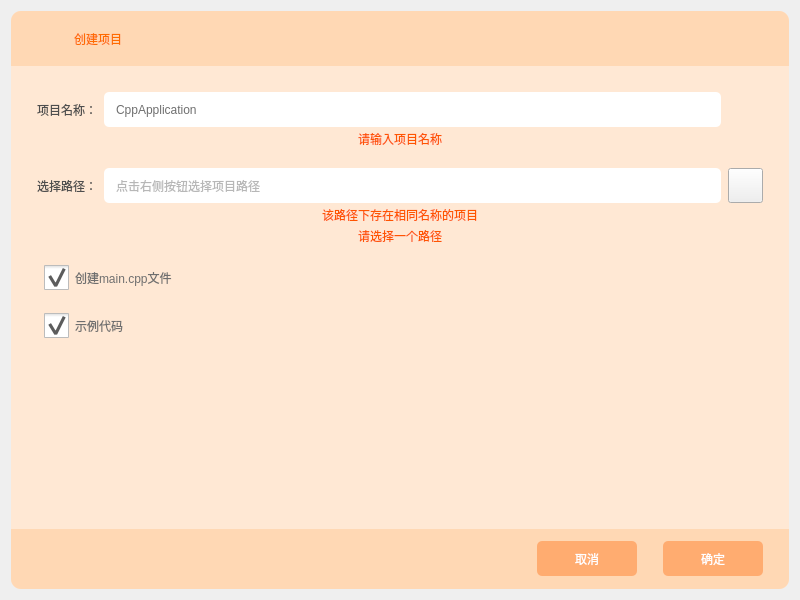
<?xml version="1.0" encoding="UTF-8"?>
<ui version="4.0">
 <class>CreateProjectWidget</class>
 <widget class="QWidget" name="CreateProjectWidget">
  <property name="geometry">
   <rect>
    <x>0</x>
    <y>0</y>
    <width>800</width>
    <height>600</height>
   </rect>
  </property>
  <property name="windowTitle">
   <string>Form</string>
  </property>
  <layout class="QVBoxLayout" name="verticalLayout_3">
   <item>
    <widget class="QWidget" name="widget" native="true">
     <property name="styleSheet">
      <string notr="true">#widget{
	background-color: rgb(255, 232, 212);
	border-radius: 10px;
}</string>
     </property>
     <layout class="QVBoxLayout" name="verticalLayout">
      <property name="spacing">
       <number>0</number>
      </property>
      <property name="leftMargin">
       <number>0</number>
      </property>
      <property name="topMargin">
       <number>0</number>
      </property>
      <property name="rightMargin">
       <number>0</number>
      </property>
      <property name="bottomMargin">
       <number>0</number>
      </property>
      <item>
       <widget class="QWidget" name="TopBar" native="true">
        <property name="minimumSize">
         <size>
          <width>0</width>
          <height>55</height>
         </size>
        </property>
        <property name="maximumSize">
         <size>
          <width>16777215</width>
          <height>55</height>
         </size>
        </property>
        <property name="styleSheet">
         <string notr="true">QWidget{
	background-color: rgb(255, 216, 180);
	border-top-left-radius: 10px;
	border-top-right-radius: 10px;
}

QPushButton{
	border: none;
	outline: none;
}</string>
        </property>
        <layout class="QHBoxLayout" name="horizontalLayout_5">
         <property name="spacing">
          <number>7</number>
         </property>
         <property name="leftMargin">
          <number>26</number>
         </property>
         <property name="topMargin">
          <number>0</number>
         </property>
         <property name="rightMargin">
          <number>0</number>
         </property>
         <property name="bottomMargin">
          <number>0</number>
         </property>
         <item>
          <widget class="QWidget" name="widget_4" native="true">
           <property name="minimumSize">
            <size>
             <width>30</width>
             <height>30</height>
            </size>
           </property>
           <property name="maximumSize">
            <size>
             <width>30</width>
             <height>30</height>
            </size>
           </property>
           <property name="styleSheet">
            <string notr="true">border-image: url(:/images/NewProject/new_project-small.svg);</string>
           </property>
          </widget>
         </item>
         <item>
          <widget class="QLabel" name="label">
           <property name="styleSheet">
            <string notr="true">color: rgb(255, 107, 0);</string>
           </property>
           <property name="text">
            <string>创建项目</string>
           </property>
          </widget>
         </item>
         <item>
          <spacer name="horizontalSpacer_4">
           <property name="orientation">
            <enum>Qt::Horizontal</enum>
           </property>
           <property name="sizeHint" stdset="0">
            <size>
             <width>917</width>
             <height>20</height>
            </size>
           </property>
          </spacer>
         </item>
         <item>
          <widget class="QPushButton" name="Close">
           <property name="minimumSize">
            <size>
             <width>0</width>
             <height>35</height>
            </size>
           </property>
           <property name="maximumSize">
            <size>
             <width>16777215</width>
             <height>35</height>
            </size>
           </property>
           <property name="cursor">
            <cursorShape>PointingHandCursor</cursorShape>
           </property>
           <property name="styleSheet">
            <string notr="true">QPushButton{
	image: url(:/images/topbar_close.svg);
	padding-right: 20px;
}

QPushButton:hover{
	image: url(:/images/topbar_close-white.svg);
}</string>
           </property>
           <property name="text">
            <string/>
           </property>
          </widget>
         </item>
        </layout>
       </widget>
      </item>
      <item>
       <widget class="QWidget" name="widget_3" native="true">
        <property name="styleSheet">
         <string notr="true">QWidget{
	color: rgb(111, 111, 111);
}</string>
        </property>
        <layout class="QVBoxLayout" name="verticalLayout_2" stretch="0,0,0,0,0,0,0,0,0,0,0">
         <property name="spacing">
          <number>3</number>
         </property>
         <property name="leftMargin">
          <number>26</number>
         </property>
         <property name="topMargin">
          <number>26</number>
         </property>
         <property name="rightMargin">
          <number>26</number>
         </property>
         <property name="bottomMargin">
          <number>0</number>
         </property>
         <item>
          <layout class="QHBoxLayout" name="horizontalLayout_3">
           <property name="spacing">
            <number>7</number>
           </property>
           <item>
            <widget class="QLabel" name="label_3">
             <property name="styleSheet">
              <string notr="true">color: rgb(78, 78, 78);</string>
             </property>
             <property name="text">
              <string>项目名称：</string>
             </property>
            </widget>
           </item>
           <item>
            <widget class="QLineEdit" name="lineEdit_2">
             <property name="minimumSize">
              <size>
               <width>0</width>
               <height>35</height>
              </size>
             </property>
             <property name="maximumSize">
              <size>
               <width>16777215</width>
               <height>35</height>
              </size>
             </property>
             <property name="styleSheet">
              <string notr="true">background-color: rgb(255, 255, 255);
border-radius: 5px;
padding-left: 10px;</string>
             </property>
             <property name="text">
              <string>CppApplication</string>
             </property>
             <property name="placeholderText">
              <string>输入项目名称</string>
             </property>
            </widget>
           </item>
           <item>
            <widget class="QPushButton" name="pushButton_2">
             <property name="minimumSize">
              <size>
               <width>35</width>
               <height>35</height>
              </size>
             </property>
             <property name="maximumSize">
              <size>
               <width>35</width>
               <height>35</height>
              </size>
             </property>
             <property name="styleSheet">
              <string notr="true">border: none;
background-color: transparent;</string>
             </property>
             <property name="text">
              <string/>
             </property>
            </widget>
           </item>
          </layout>
         </item>
         <item>
          <widget class="QLabel" name="label_4">
           <property name="styleSheet">
            <string notr="true">color: rgb(255, 85, 0);</string>
           </property>
           <property name="text">
            <string>请输入项目名称</string>
           </property>
           <property name="alignment">
            <set>Qt::AlignCenter</set>
           </property>
          </widget>
         </item>
         <item>
          <spacer name="verticalSpacer_2">
           <property name="orientation">
            <enum>Qt::Vertical</enum>
           </property>
           <property name="sizeType">
            <enum>QSizePolicy::Fixed</enum>
           </property>
           <property name="sizeHint" stdset="0">
            <size>
             <width>20</width>
             <height>17</height>
            </size>
           </property>
          </spacer>
         </item>
         <item>
          <layout class="QHBoxLayout" name="horizontalLayout_2">
           <property name="spacing">
            <number>7</number>
           </property>
           <item>
            <widget class="QLabel" name="label_2">
             <property name="styleSheet">
              <string notr="true">color: rgb(78, 78, 78);</string>
             </property>
             <property name="text">
              <string>选择路径：</string>
             </property>
            </widget>
           </item>
           <item>
            <widget class="QLineEdit" name="lineEdit">
             <property name="minimumSize">
              <size>
               <width>0</width>
               <height>35</height>
              </size>
             </property>
             <property name="maximumSize">
              <size>
               <width>16777215</width>
               <height>35</height>
              </size>
             </property>
             <property name="styleSheet">
              <string notr="true">background-color: rgb(255, 255, 255);
border-radius: 5px;
padding-left: 10px;</string>
             </property>
             <property name="readOnly">
              <bool>true</bool>
             </property>
             <property name="placeholderText">
              <string>点击右侧按钮选择项目路径</string>
             </property>
            </widget>
           </item>
           <item>
            <widget class="QPushButton" name="pushButton">
             <property name="minimumSize">
              <size>
               <width>35</width>
               <height>35</height>
              </size>
             </property>
             <property name="maximumSize">
              <size>
               <width>35</width>
               <height>35</height>
              </size>
             </property>
             <property name="cursor">
              <cursorShape>PointingHandCursor</cursorShape>
             </property>
             <property name="styleSheet">
              <string notr="true">border-image: url(:/images/NewProject/select_path.svg);</string>
             </property>
             <property name="text">
              <string/>
             </property>
            </widget>
           </item>
          </layout>
         </item>
         <item>
          <widget class="QLabel" name="label_5">
           <property name="styleSheet">
            <string notr="true">color: rgb(255, 85, 0);</string>
           </property>
           <property name="text">
            <string>该路径下存在相同名称的项目</string>
           </property>
           <property name="alignment">
            <set>Qt::AlignCenter</set>
           </property>
          </widget>
         </item>
         <item>
          <widget class="QLabel" name="label_6">
           <property name="styleSheet">
            <string notr="true">color: rgb(255, 85, 0);</string>
           </property>
           <property name="text">
            <string>请选择一个路径</string>
           </property>
           <property name="alignment">
            <set>Qt::AlignCenter</set>
           </property>
          </widget>
         </item>
         <item>
          <spacer name="verticalSpacer_3">
           <property name="orientation">
            <enum>Qt::Vertical</enum>
           </property>
           <property name="sizeType">
            <enum>QSizePolicy::Fixed</enum>
           </property>
           <property name="sizeHint" stdset="0">
            <size>
             <width>20</width>
             <height>17</height>
            </size>
           </property>
          </spacer>
         </item>
         <item>
          <layout class="QHBoxLayout" name="horizontalLayout_4">
           <property name="leftMargin">
            <number>7</number>
           </property>
           <item>
            <widget class="QCheckBox" name="checkBox">
             <property name="minimumSize">
              <size>
               <width>0</width>
               <height>0</height>
              </size>
             </property>
             <property name="maximumSize">
              <size>
               <width>16777215</width>
               <height>16777215</height>
              </size>
             </property>
             <property name="cursor">
              <cursorShape>PointingHandCursor</cursorShape>
             </property>
             <property name="styleSheet">
              <string notr="true">QCheckBox::indicator:checked{
	border-image: url(:/images/NewProject/checkbox-checked.svg);
}

QCheckBox::indicator:unchecked{
	border-image: url(:/images/NewProject/checkbox-unchecked.svg);
}

QCheckBox::indicator {
	width: 25px; 
	height: 25px;
}
</string>
             </property>
             <property name="text">
              <string>创建main.cpp文件</string>
             </property>
             <property name="iconSize">
              <size>
               <width>20</width>
               <height>20</height>
              </size>
             </property>
             <property name="checked">
              <bool>true</bool>
             </property>
            </widget>
           </item>
          </layout>
         </item>
         <item>
          <spacer name="verticalSpacer_4">
           <property name="orientation">
            <enum>Qt::Vertical</enum>
           </property>
           <property name="sizeType">
            <enum>QSizePolicy::Fixed</enum>
           </property>
           <property name="sizeHint" stdset="0">
            <size>
             <width>20</width>
             <height>20</height>
            </size>
           </property>
          </spacer>
         </item>
         <item>
          <layout class="QHBoxLayout" name="horizontalLayout_6">
           <property name="leftMargin">
            <number>7</number>
           </property>
           <item>
            <widget class="QCheckBox" name="checkBox_2">
             <property name="cursor">
              <cursorShape>PointingHandCursor</cursorShape>
             </property>
             <property name="styleSheet">
              <string notr="true">QCheckBox::indicator:checked{
	border-image: url(:/images/NewProject/checkbox-checked.svg);
}

QCheckBox::indicator:unchecked{
	border-image: url(:/images/NewProject/checkbox-unchecked.svg);
}

QCheckBox::indicator {
	width: 25px; 
	height: 25px;
}

</string>
             </property>
             <property name="text">
              <string>示例代码</string>
             </property>
             <property name="checked">
              <bool>true</bool>
             </property>
            </widget>
           </item>
          </layout>
         </item>
         <item>
          <spacer name="verticalSpacer">
           <property name="orientation">
            <enum>Qt::Vertical</enum>
           </property>
           <property name="sizeHint" stdset="0">
            <size>
             <width>20</width>
             <height>40</height>
            </size>
           </property>
          </spacer>
         </item>
        </layout>
       </widget>
      </item>
      <item>
       <widget class="QWidget" name="widget_2" native="true">
        <property name="minimumSize">
         <size>
          <width>0</width>
          <height>60</height>
         </size>
        </property>
        <property name="maximumSize">
         <size>
          <width>16777215</width>
          <height>60</height>
         </size>
        </property>
        <property name="styleSheet">
         <string notr="true">#widget_2{
	background-color: rgb(255, 216, 180);
	border-bottom-left-radius: 10px;
	border-bottom-right-radius: 10px;
}</string>
        </property>
        <layout class="QHBoxLayout" name="horizontalLayout">
         <property name="rightMargin">
          <number>26</number>
         </property>
         <item>
          <spacer name="horizontalSpacer">
           <property name="orientation">
            <enum>Qt::Horizontal</enum>
           </property>
           <property name="sizeHint" stdset="0">
            <size>
             <width>922</width>
             <height>20</height>
            </size>
           </property>
          </spacer>
         </item>
         <item>
          <widget class="QPushButton" name="Cancel">
           <property name="minimumSize">
            <size>
             <width>100</width>
             <height>35</height>
            </size>
           </property>
           <property name="cursor">
            <cursorShape>PointingHandCursor</cursorShape>
           </property>
           <property name="styleSheet">
            <string notr="true">background-color: rgb(255, 172, 112);
color: rgb(255, 255, 255);
border: none;
border-radius: 5px;</string>
           </property>
           <property name="text">
            <string>取消</string>
           </property>
          </widget>
         </item>
         <item>
          <spacer name="horizontalSpacer_2">
           <property name="orientation">
            <enum>Qt::Horizontal</enum>
           </property>
           <property name="sizeType">
            <enum>QSizePolicy::Fixed</enum>
           </property>
           <property name="sizeHint" stdset="0">
            <size>
             <width>20</width>
             <height>20</height>
            </size>
           </property>
          </spacer>
         </item>
         <item>
          <widget class="QPushButton" name="Finish">
           <property name="minimumSize">
            <size>
             <width>100</width>
             <height>35</height>
            </size>
           </property>
           <property name="cursor">
            <cursorShape>PointingHandCursor</cursorShape>
           </property>
           <property name="styleSheet">
            <string notr="true">background-color: rgb(255, 172, 112);
color: rgb(255, 255, 255);
border: none;
border-radius: 5px;</string>
           </property>
           <property name="text">
            <string>确定</string>
           </property>
          </widget>
         </item>
        </layout>
       </widget>
      </item>
     </layout>
    </widget>
   </item>
  </layout>
 </widget>
 <resources/>
 <connections/>
</ui>
